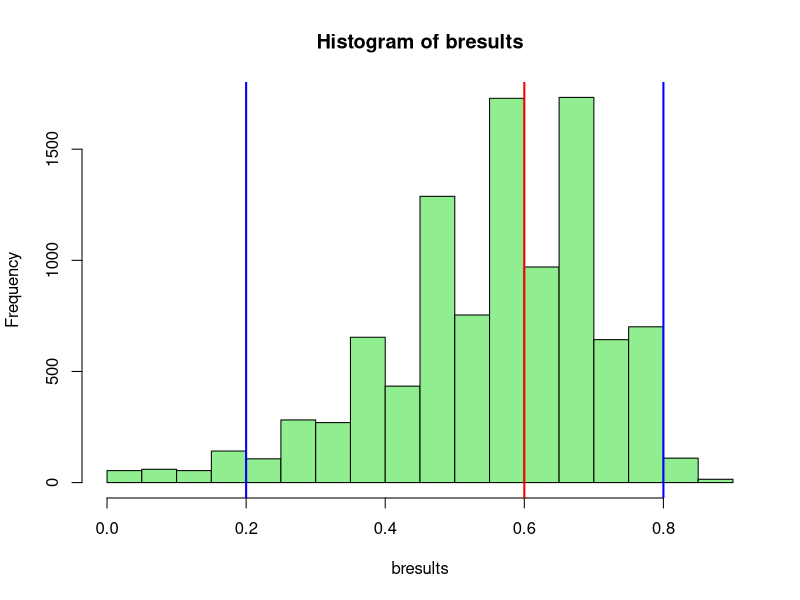

The R source for this figure:
# Example code supplied for illustrative purposes only. The regression equations below were built
# using 2 years of data from our level 1 trauma academic medical center. They will not work out of the
# box for your institution.
# 2019-2020 Edward G. Brown MS, Patricia K. Howard PhD RN, Daniel Moore MD
# For more information please read the paper SIMULATING EMERGENCY DEPARTMENT BOARDING USING A DIFFERENCE EQUATION 
# at https://doi.org/10.1101/2020.03.19.20039040

bfunc <- function() {

  days <- 30
  lower <- 200
  upper <- 300
  
  threshold <- 40

  xbar.rand <- rep(NA,days)
  xbar.star <- rep(NA,days)
  xbar.start <- rep(NA,days)
  xbar.stop <- rep(NA,days)

  start_int <- 22.44721952
  start_slope <- 0.179980129
  stop_int <- 32.5802325885976
  stop_slope <- 0.492633658985415
  
    
for (i in 1:days)
  xbar.rand[[i]] <-sample(lower:upper, 1)

for (i in 1:days)
  xbar.start[[i]] <- start_int + (xbar.rand[[i]] * start_slope)


for (i in 1:days)
  xbar.stop[[i]] <- stop_int +(xbar.start[[i]] * stop_slope)

# Why 12? In our observed data, the starting day balance of a day (selected at random) was 12. This starts our iteration.
# Patients boarding at Start of Day was 25, Patients start boarding during the day was 57, Patients stop boarding was 70.  
xbar.star[[1]] = 12

for (i in 1:days)
  xbar.star[[i+1]] = ifelse(ceiling((xbar.star[i] + xbar.start[[i]]) - xbar.stop[[i]]) < 0, 0, ceiling((xbar.star[i] + xbar.start[[i]]) - xbar.stop[[i]]) )
 

over_threshold <- length(xbar.star[xbar.star >= threshold])/days

return(over_threshold)
} # end of function


reps <- 10000
bresults <- rep(NA,reps)


for (i in 1:reps)
  bresults[[i]] <- bfunc()



sd(bresults)
summary(bresults)

# percentile method for 95% CI
quantile(bresults, 0.025)
quantile(bresults, 0.975)

hist(bresults, col="lightgreen")
abline(v=quantile(bresults, 0.025),col="blue", lwd=2)
abline(v=quantile(bresults, 0.975),col="blue", lwd=2)
abline(v=median(bresults),col="red", lwd=2)

# For a non-parametric CI around the median please see this repository:
# https://github.com/edwardbrown/Median_Confidence_Interval
# The function will output the achieved CL.
# Note: Numerous ties (especially around the median) may lead to an exceedingly narrow CI.
# This will likely occur more/less depending on the function arguments used and number of bootstrap replications.
# Your results may vary.
